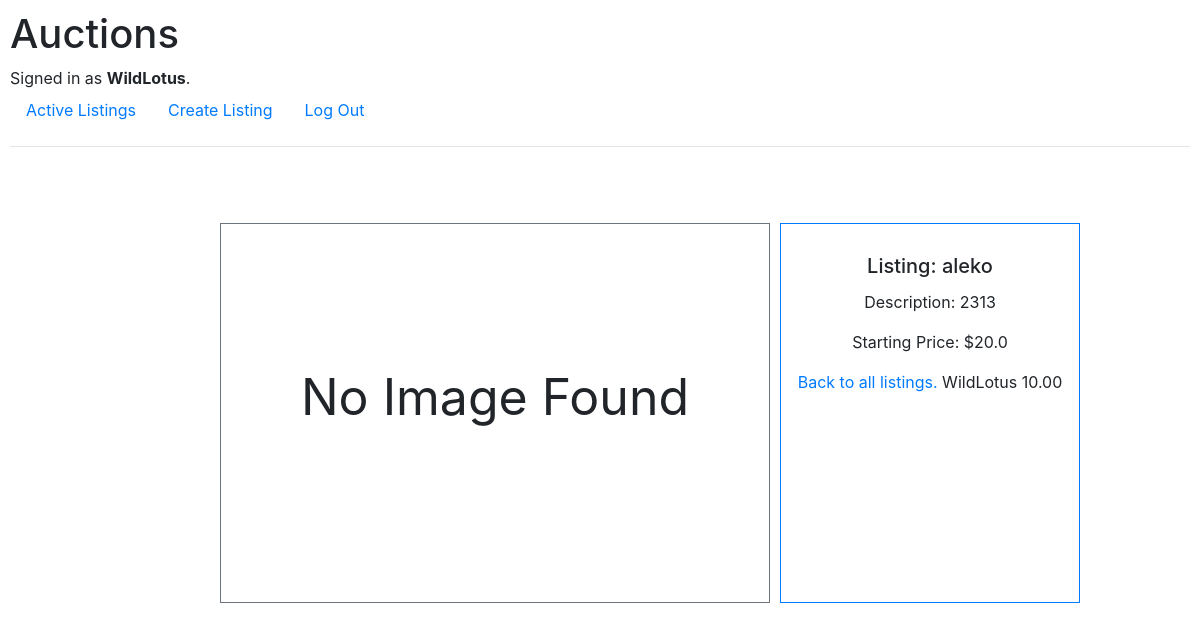
The page /2 (signed in) on the database as committed earlier.
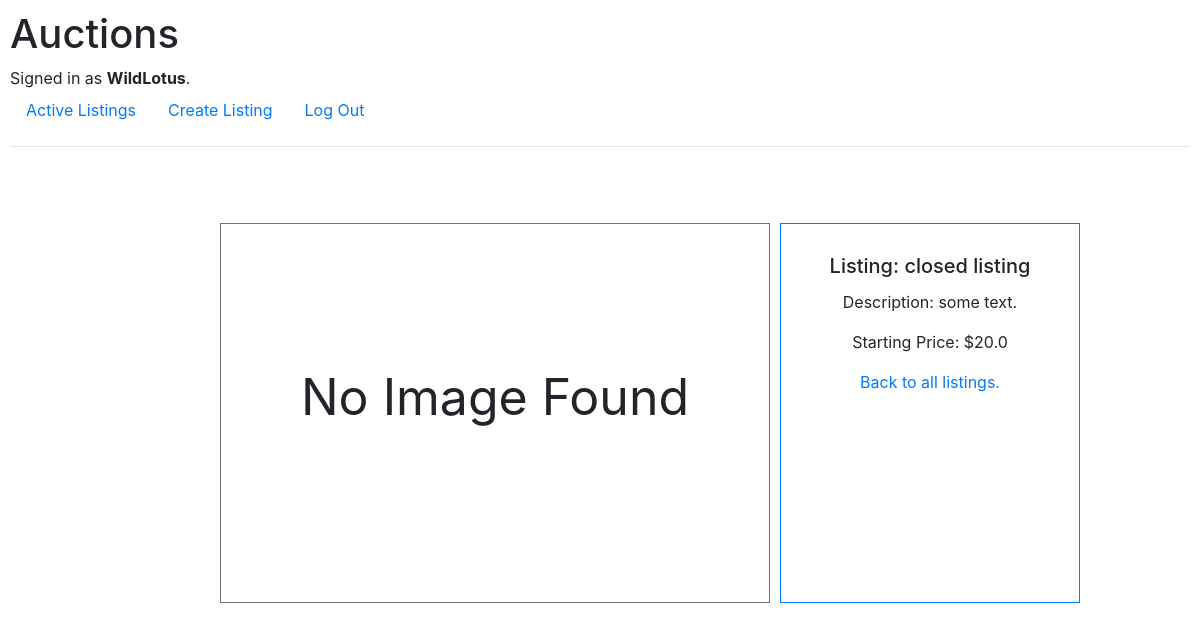
The same page on the database as committed later.
### auctions/models.py (models this page shows, shortened)
class Listing(models.Model):
    title = models.CharField(max_length=64)
    description = models.TextField(null=True)
    image_url = URLField(max_length=255, blank=True)
    starting_bid = models.FloatField(null=True)
    date = models.DateTimeField(auto_now_add=True, null=True)
    current_bid = models.FloatField(null=True, blank=True)
    category = models.ForeignKey(Category, on_delete=models.CASCADE, null=True, blank=True)
    active = models.BooleanField(default=True)
    buyer = models.ForeignKey(User, on_delete=models.PROTECT, related_name='buyer', null=True, blank=True)
    author = models.ForeignKey(User, on_delete=models.PROTECT, null=True)

class Bid(models.Model):
    listing = models.ForeignKey(Listing, on_delete=models.CASCADE, related_name="bids")
    author = models.ForeignKey(User, on_delete=models.CASCADE, null=True)
    offer = models.DecimalField(decimal_places=2, max_digits=5)
    date = models.DateTimeField(auto_now_add=True, null=True)

class User(AbstractUser):
    pass

### auctions/views.py (the view)
# urls.py: path('<int:listing_id>', views.listing, name="listing"),
def listing(request, listing_id):
    if not request.user.is_authenticated:
        return HttpResponseRedirect(reverse('login'))
    listing = Listing.objects.get(pk=listing_id)
    return render(request, "auctions/listing.html", {
        "listing": listing,
        "comments": listing.comments.all(),
        "comment_form": NewCommentForm(),
        "bid_form": NewBidForm(),
        "bid": Bid.objects.all()
    })

### auctions/templates/auctions/listing.html (shortened to what this page needs)
{% extends "auctions/layout.html"%}
{% block body %}
<div class="wrapper">
    <div class="row" style="height: 500px; padding: 60px; margin-left: 150px;">
        <div class="col-xs-4">
        {% if listing.image_url %}
            <img src="{{ listing.image_url }}" alt="Card image cap" style="width: 400px; height: 500px">
        {% else %}
            <div class="h-100 p-3 border border-secondary" style="width: 550px;">
                <p class="text-center" style="padding-top: 120px; font-size: 50px;">No Image Found</p>
            </div>
        {% endif %}
        </div>
        <div class="col-xs-4 border border-primary text-center align-middle" style="width: 300px; padding-top: 30px; margin-left: 10px; display: inline-block;">
            <strong>
                <h5 class="card-title">Listing: {{ listing.title }}</h5>
            </strong>
            <p class="card-text">Description: {{ listing.description }}</p>
            <p class="card-text">Starting Price: ${{ listing.starting_bid }}</p>
            <a href="{% url 'index' %}">Back to all listings.</a>
            {% for bid in listing.bids.all %}
                {{ bid.author }} {{ bid.offer }}
            {% endfor %}
        </div>
    </div>
</div>
{% endblock %}

Rows that differ between the two databases and show on the page:
removed Bid: author "WildLotus", offer "10.00"
changed Listing: title "aleko" → "closed listing"; description "2313" → "some text."
